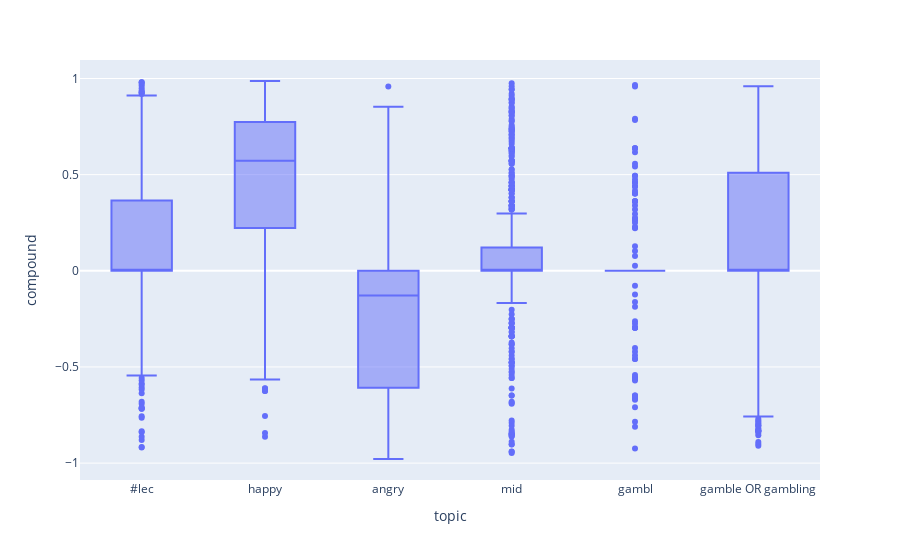

The cell this chart's notebook holds for it:
### Code cell
print(reference_df.shape)
fig = px.box(reference_df, x="topic", y="compound")
fig.show()

### Figure 1 — Plotly figure (JSON) as saved in the notebook; plotly's stock layout.template omitted (floating-point values rounded to 4 significant figures; data arrays with more than 128 entries replaced by an {"elided": "..."} marker saying what was removed)
{"data": [{"alignmentgroup": "True", "hovertemplate": "topic=%{x}<br>compound=%{y}<extra></extra>", "legendgroup": "", "marker": {"color": "#636efa"}, "name": "", "notched": false, "offsetgroup": "", "orientation": "v", "showlegend": false, "type": "box", "x": {"elided": "3006 str values"}, "x0": " ", "xaxis": "x", "y": {"elided": "3006 float values"}, "y0": " ", "yaxis": "y"}], "layout": {"boxmode": "group", "legend": {"tracegroupgap": 0}, "margin": {"t": 60}, "xaxis": {"anchor": "y", "domain": [0, 1], "title": {"text": "topic"}}, "yaxis": {"anchor": "x", "domain": [0, 1], "title": {"text": "compound"}}}}
